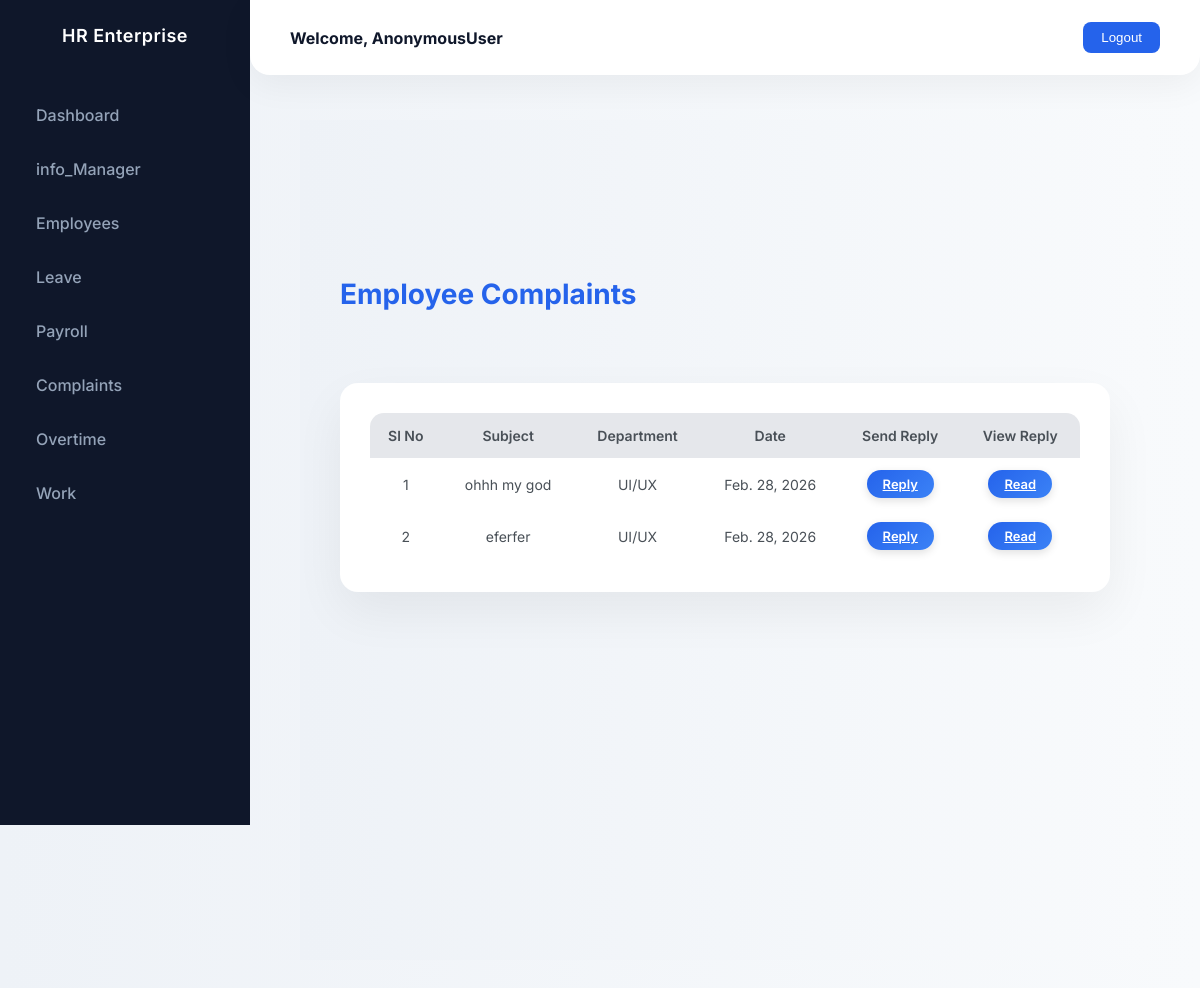
Screenshot of /complaint_hr with the database file from the repository.
### Hr_cloud_app/models.py (models this page shows)
class Complaint(models.Model):
    complaint_details = models.ForeignKey("Employee", on_delete=models.CASCADE)
    subject = models.CharField(max_length=200)
    date = models.DateField(null=True, blank=True)
    department = (
        ("UI/UX", "Ui/Ux"),
        ("DATA SCIENCE", "data science"),
        ("PYTHON DEVELOPING", "python_developing"),
        ("FLUTTER", "flutter"),
        ("DATA ANALATICS", "data analytics"),
        ("REACT", "react"),
        ("FRONT END DEVELOPING", "front end development"),
        ("BACK END DEVELOPING", "back end development"),
        ("DEVOPS", "devops"),
        ("CLOUD", "cloud"),
    )
    department = models.CharField(max_length=100,
                                  choices=department,
                                  default="UI/UX")
    status = models.BooleanField(default=False)

### Hr_cloud_app/hrviews.py (the view)
# urls.py: path('complaint_hr',hrviews.complaint_hr,name='complaint_hr'),
def complaint_hr(request):
    data=Complaint.objects.all()
    return render(request,'hr/complaint.html',{'data':data})

### templates/hr/complaint.html (shortened to what this page needs)
{% extends "hr/dashhr.html" %}
{% load crispy_forms_tags %}
{% block content %}
<div class="container">
    <div class="page-header">
        <h4 class="page-title">Employee Complaints</h4>
    </div>
    <div class="table-card">
        <div class="table-responsive">
            <table class="table align-middle">
                <thead>
                    <tr>
                        <th>Sl No</th>
                        <th>Subject</th>
                        <th>Department</th>
                        <th>Date</th>
                        <th>Send Reply</th>
                        <th>View Reply</th>
                    </tr>
                </thead>
                <tbody>
                    {% for i in data %}
                        <tr>
                            <td>{{ forloop.counter }}</td>
                            <td>{{ i.subject }}</td>
                            <td>{{ i.department }}</td>
                            <td>{{ i.date }}</td>
                            <td>
        <a href="{% url 'reply_add' i.id %}" class="btn-action btn-read">
    Reply
</a>
                            </td>
                            <td>
                                <a href="{% url 'reply_view_hr' i.id %}" class="btn-action btn-read">
                                    Read
                                </a>
                            </td>
                        </tr>
                    {% empty %}
                        <tr>
                            <td colspan="6" class="empty-row">No Complaints Found</td>
                        </tr>
                    {% endfor %}
                </tbody>
            </table>
        </div>
    </div>
</div>
{% endblock %}

### templates/hr/dashhr.html (style rules this page uses)
:root { --primary: #2563eb; --gradient: linear-gradient(180deg, #3b82f6, #6366f1); --sidebar-bg: #0f172a; --sidebar-hover: rgba(255,255,255,0.06); --text-light: #94a3b8; --bg-main: #f1f5f9; }
body { margin: 0; font-family: 'Inter', sans-serif; background: var(--bg-main); color: #0f172a; overflow-x: hidden; }

### templates/hr/complaint.html (style rules this page uses)
body, .container { font-family: 'Inter', sans-serif; background: linear-gradient(to right, #eef2f7, #f8fafc); color: #0f172a; }
.container { padding: 120px 40px 40px 40px; min-height: calc(100vh - 120px); animation: fadeInPage 0.5s ease forwards; }
.table-card { background-color: #ffffff; border-radius: 18px; box-shadow: 0 20px 50px rgba(0,0,0,0.06); padding: 30px; transition: all 0.3s ease; }
.page-header { display: flex; justify-content: space-between; align-items: center; margin-bottom: 35px; }
.page-title { font-weight: 700; font-size: 28px; color: #2563eb; }
.table { width: 100%; border-collapse: separate; border-spacing: 0; border-radius: 14px; overflow: hidden; background-color: #ffffff; }
.table thead th { background: #e5e7eb; font-weight: 600; font-size: 14px; color: #495057; text-align: center; padding: 14px 12px; }
.table tbody td { vertical-align: middle; font-size: 14px; color: #495057; text-align: center; padding: 12px 12px; transition: background 0.25s ease, transform 0.2s ease; }
.btn-action { padding: 6px 16px; font-size: 13px; font-weight: 600; border-radius: 25px; border: none; color: #fff; display: inline-flex; align-items: center; justify-content: center; gap: 6px; box-shadow: 0 3px 8px rgba(0,0,0,0.12); transition: all 0.25s ease; }
.btn-read { background: linear-gradient(135deg, #2563eb, #3b82f6); }
.table-responsive { overflow-x: auto; }

### rows the page displays
Complaint: subject "ohhh my god", department "UI/UX", date "Feb. 28, 2026"
Complaint: subject "eferfer", department "UI/UX", date "Feb. 28, 2026"

### other values shown
{{ request.user }} "AnonymousUser"
